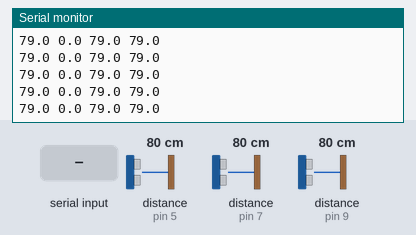
Bench run of a sketch on a simulated Arduino Uno, built with avr-gcc and run on an emulated ATmega328P. On the bench: the last lines printed to the serial monitor. Wiring (inferred from the names in the program): 3 × ultrasonic range finder: trigger pin 4, echo pin 5 / trigger pin 6, echo pin 7 / trigger pin 8, echo pin 9. Inputs (shaded band) come from the test bench; at power-on: distance to the obstacle (sensors on pin 5, pin 7, pin 9) 80 cm. The echo pulse lasts 58.3 µs per cm.

Above: at 1.2 s.
1.3 s: distance to the obstacle (sensor on pin 5) set to 9 cm
At 1.36 s:
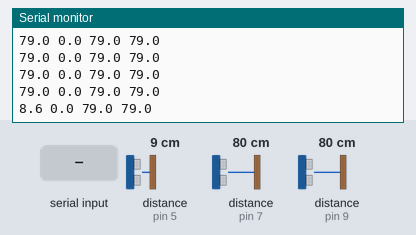
4.3 s: distance to the obstacle (sensor on pin 7) set to 120 cm
At 4.4 s:
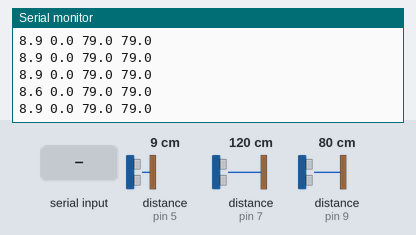
7.3 s: distance to the obstacle (sensor on pin 5) set to 6 cm
At 7.41 s:
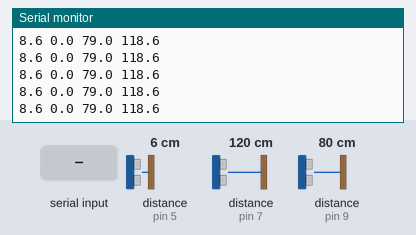
10.3 s: distance to the obstacle (sensor on pin 9) set to 2 cm
At 10.3 s:
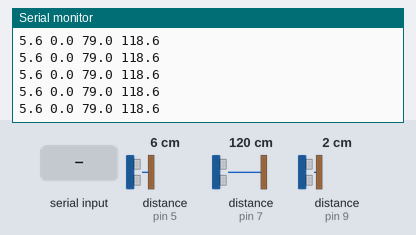
11.8 s: distance to the obstacle (sensor on pin 7) set to 2 cm
At 11.84 s:
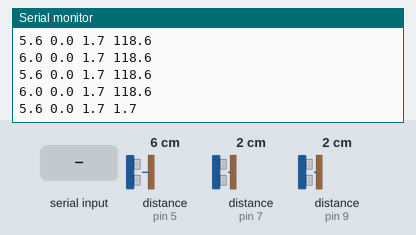
13.3 s: "1" received over the second serial link
Timing chart, 0 to 15.8 s (numbered marks = the images above; inputs shaded):
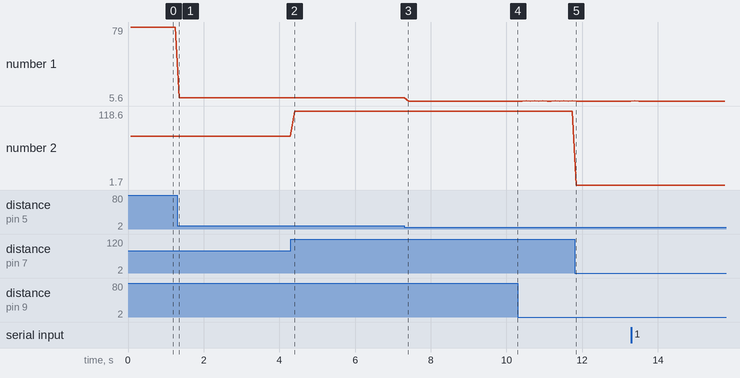

Measured:
- after the input at 1.3 s, the serial monitor: prints a new line after 0.06 s (image 1)
- after the input at 11.8 s, the serial monitor: prints a new line at once (image 5)
- plotted number 1: 79 → 8.9 after the input at 1.3 s, 8.6 → 5.6 after the input at 7.3 s, 5.6 → 6 after the input at 10.3 s
- plotted number 2: 79 → 118.6 after the input at 4.3 s

The sketch:

UCamFusion.ino
```cpp
#include <SoftwareSerial.h>

// ==========================================
// KHAI BÁO CẢM BIẾN 1: JSN-SR04T (UART)
// ==========================================
#define UART_RX_PIN_B 2  // Nối với chân ECHO (TX của cảm biến)
#define UART_TX_PIN_B 3  // Nối với chân TRIG (RX của cảm biến)
SoftwareSerial backSensor(UART_RX_PIN_B, UART_TX_PIN_B);

// ==========================================
// KHAI BÁO CẢM BIẾN 2, 3, 4: HC-SR04 (TRIG/ECHO)
// ==========================================
#define TRIG_F 4
#define ECHO_F 5

#define TRIG_R 6
#define ECHO_R 7

#define TRIG_L 8
#define ECHO_L 9

// Ngưỡng Timeout 30000 micro-giây (~ 5 mét). Quá thời gian này coi như không có vật cản.
#define TIMEOUT_US 30000

void setup() {
  Serial.begin(9600);      // Giao tiếp Jetson
  backSensor.begin(9600);  // Giao tiếp module UART

  // Khởi tạo In/Out cho 3 module Trig/Echo
  pinMode(TRIG_F, OUTPUT); pinMode(ECHO_F, INPUT);
  pinMode(TRIG_L, OUTPUT); pinMode(ECHO_L, INPUT);
  pinMode(TRIG_R, OUTPUT); pinMode(ECHO_R, INPUT);
}

// Hàm đọc module UART (Giả định đang dùng chế độ Đợi lệnh 0x55)
float readUARTSensor() {
  backSensor.write(0x55);
  unsigned long startTime = millis();
  unsigned char data[4] = {0};
  int byteCount = 0;

  while (millis() - startTime < 50) {
    if (backSensor.available() > 0) {
      data[byteCount] = backSensor.read();
      if (byteCount == 0 && data[0] != 0xFF) continue;
      byteCount++;
      if (byteCount == 4) break;
    }
  }

  if (byteCount == 4) {
    int sum = (data[0] + data[1] + data[2]) & 0x00FF;
    if (sum == data[3]) {
      return ((data[1] << 8) + data[2]) / 10.0;
    }
  }
  return 0.0;
}

// Hàm đọc module Trig/Echo
float readTrigEchoSensor(int trigPin, int echoPin) {
  // Dọn sạch nhiễu trên chân phát
  digitalWrite(trigPin, LOW);
  delayMicroseconds(2);

  // Phát xung 10us
  digitalWrite(trigPin, HIGH);
  delayMicroseconds(10);
  digitalWrite(trigPin, LOW);

  // Đọc xung trả về với Timeout bảo vệ hệ thống
  long duration = pulseIn(echoPin, HIGH, TIMEOUT_US);

  if (duration == 0) {
    return 0.0; // Báo -1.0 nếu vượt quá tầm đo hoặc mất kết nối
  }

  // Tính khoảng cách (cm)
  return (duration * 0.034) / 2.0;
}

void loop() {
  // 1. Quét lần lượt 4 cảm biến
  float B = readUARTSensor();
  float F = readTrigEchoSensor(TRIG_F, ECHO_F);
  float L = readTrigEchoSensor(TRIG_L, ECHO_L);
  float R = readTrigEchoSensor(TRIG_R, ECHO_R);

  // 2. Xuất dữ liệu lên cổng USB theo định dạng: x y z t
  Serial.print(F, 1); Serial.print(" ");
  Serial.print(B, 1); Serial.print(" ");
  Serial.print(L, 1); Serial.print(" ");
  Serial.println(R, 1);

  // Nghỉ 50ms giữa các vòng lặp để tránh dội sóng âm (Echo Interference)
  delay(50);
}
```
